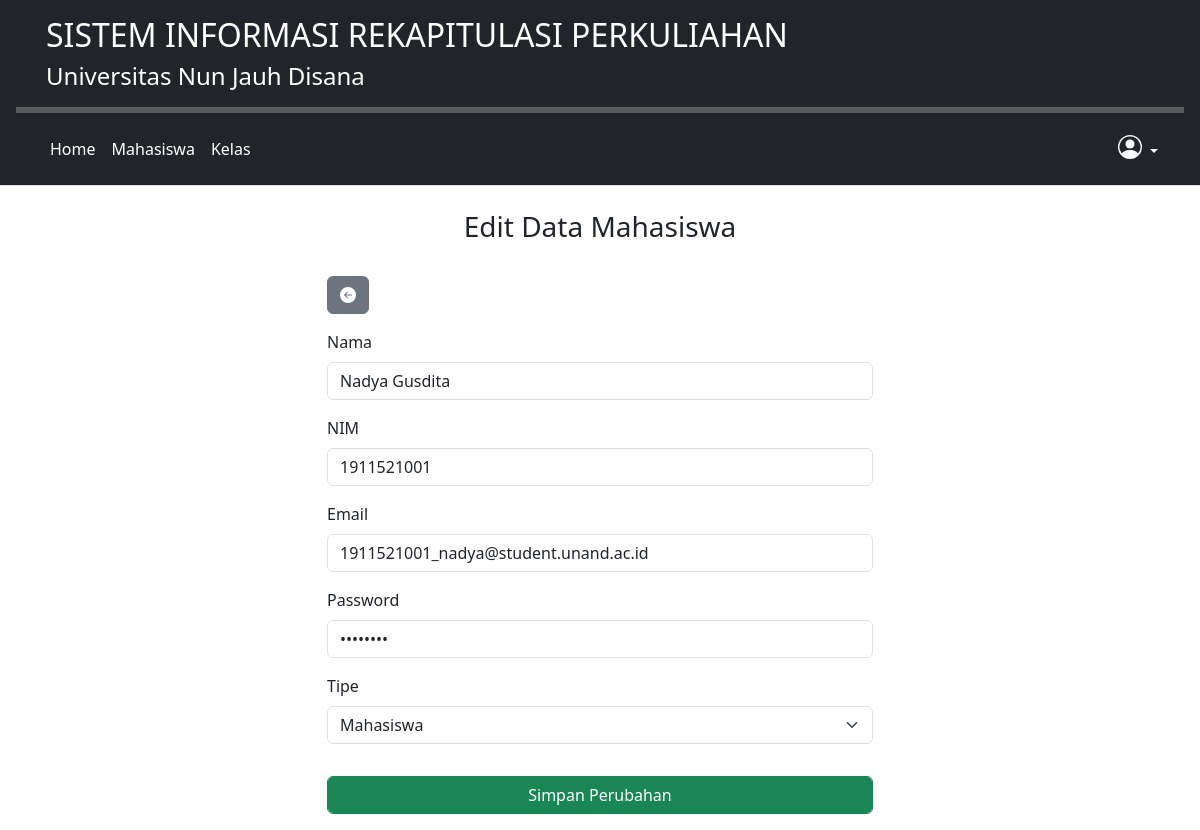
Page /edit_mahasiswa.php?mahasiswa_id=1 (signed in) on the committed database.
### tables this page shows
CREATE TABLE `mahasiswa` (
  `mahasiswa_id` int(11) NOT NULL,
  `nama` varchar(50) DEFAULT NULL,
  `nim` varchar(18) DEFAULT NULL,
  `email` varchar(50) DEFAULT NULL,
  `tipe` int(11) DEFAULT NULL,
  `pass` int(11) DEFAULT NULL
);

### edit_mahasiswa.php (the view, shortened to what this page needs)
<?php
include "_headeradmin.php";
include "database.php";
?>
<div class="container-md">
  <div class="row">
    <div class="col text-center my-4">
      <h3>Edit Data Mahasiswa</h3>
    </div>
  </div>
  <div class="row justify-content-center">
    <div class="col-md-6">
      <a href="index_mahasiswa.php">
        <button type="button" class="btn btn-secondary mb-3">
          <svg xmlns="http://www.w3.org/2000/svg" width="16" height="16" fill="currentColor" class="bi bi-arrow-left-circle-fill" viewBox="0 0 16 16">
            <path d="M8 0a8 8 0 1 0 0 16A8 8 0 0 0 8 0zm3.5 7.5a.5.5 0 0 1 0 1H5.707l2.147 2.146a.5.5 0 0 1-.708.708l-3-3a.5.5 0 0 1 0-.708l3-3a.5.5 0 1 1 .708.708L5.707 7.5H11.5z" />
          </svg>
        </button>
      </a>
      <?php
      $mahasiswa_id = $_GET["mahasiswa_id"];
      $hasil = mysqli_query($db, 'SELECT * FROM mahasiswa WHERE mahasiswa_id=' . $mahasiswa_id);
      $row = mysqli_fetch_array($hasil);
      ?>
      <form action="edit_mahasiswa_aksi.php?mahasiswa_id=<?= $mahasiswa_id; ?>" method="post">
        <div class="mb-3">
          <label for="nama" class="form-label">Nama</label>
          <input type="text" class="form-control" name="nama" value="<?= $row['nama']; ?>">
        </div>
        <div class="mb-3">
          <label for="nim" class="form-label">NIM</label>
          <input type="text" class="form-control" name="nim" value="<?= $row['nim']; ?>">
        </div>
        <div class="mb-3">
          <label for="email" class="form-label">Email</label>
          <input type="email" class="form-control" name="email" value="<?= $row['email']; ?>">
        </div>
        <div class="mb-3">
          <label for="password" class="form-label">Password</label>
          <input type="password" class="form-control" name="password" value="<?= $row['pass']; ?>">
        </div>
        <div class="mb-3">
          <label for="tipe" class="form-label">Tipe</label>
          <select name="tipe" id="tipe" required class="form-select">
            <option value="2" <?php if ($row['tipe'] == 2) echo "selected"; ?>>Mahasiswa</option>
          </select>
        </div>
        <div class="mb-3">
          <button type="submit" class="form-control btn btn-success mt-3">Simpan Perubahan</button>
        </div>
      </form>
    </div>
  </div>
</div>

### style.css (style rules this page uses)
body { background-color: rgba(255, 255, 255, 0.979); }
.bi { vertical-align: -0.125em; fill: currentColor; }

### rows in the picture
mahasiswa: nama "Nadya Gusdita", nim "1911521001", email "1911521001_nadya@student.unand.ac.id", tipe "Mahasiswa"
